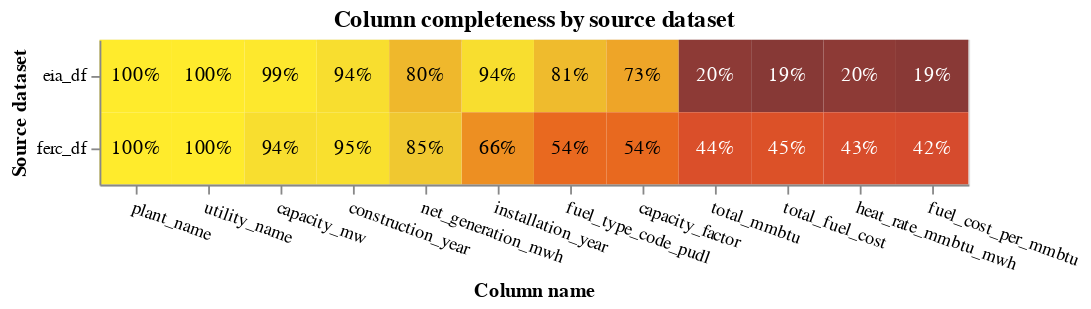

This figure's notebook cell:
### Markdown cell above
# Data Exploration

### Code cell
linker.completeness_chart(cols=matching_cols)

### Figure 1 — Vega-Lite specification as saved in the notebook (floating-point values rounded to 4 significant figures)
{"config": {"view": {"continuousWidth": 400, "continuousHeight": 300}}, "layer": [{"mark": "rect", "encoding": {"color": {"field": "completeness", "legend": null, "scale": {"scheme": "darkred", "zero": true}, "type": "quantitative"}, "tooltip": [{"field": "source_dataset", "title": "Source dataset", "type": "nominal"}, {"field": "total_rows_inc_nulls", "format": ",", "title": "# of records", "type": "quantitative"}, {"field": "column_name", "title": "Column name", "type": "nominal"}, {"field": "total_null_rows", "format": ",", "title": "# of nulls", "type": "quantitative"}, {"field": "completeness", "format": ".1%", "type": "quantitative"}], "x": {"axis": {"labelAngle": 20}, "field": "column_name", "sort": {"field": "mean_comp", "order": "descending"}, "title": "Column name", "type": "nominal"}, "y": {"field": "source_dataset", "title": "Source dataset", "type": "nominal"}}, "title": "Column completeness by source dataset", "transform": [{"joinaggregate": [{"op": "mean", "field": "completeness", "as": "mean_comp"}], "groupby": ["column_name"]}]}, {"mark": {"type": "text"}, "encoding": {"color": {"condition": {"test": "datum['completeness'] < 0.5", "value": "white"}, "value": "black"}, "text": {"field": "completeness", "format": ".0%", "type": "quantitative"}, "x": {"axis": {"labelAngle": 0}, "field": "column_name", "sort": {"field": "mean_comp", "order": "descending"}, "type": "nominal"}, "y": {"field": "source_dataset", "type": "nominal"}}, "transform": [{"joinaggregate": [{"op": "mean", "field": "completeness", "as": "mean_comp"}], "groupby": ["column_name"]}]}], "data": {"name": "data-f4b5aec2982b0faa21d93d01d1fb32e2"}, "height": {"step": 40}, "width": {"step": 40}, "$schema": "https://vega.github.io/schema/vega-lite/v5.9.3.json", "datasets": {"data-f4b5aec2982b0faa21d93d01d1fb32e2": [{"source_dataset": "eia_df", "column_name": "plant_name", "total_null_rows": 0, "total_rows_inc_nulls": 1007000, "completeness": 1.0}, {"source_dataset": "ferc_df", "column_name": "plant_name", "total_null_rows": 0, "total_rows_inc_nulls": 40280, "completeness": 1.0}, {"source_dataset": "eia_df", "column_name": "utility_name", "total_null_rows": 0, "total_rows_inc_nulls": 1007000, "completeness": 1.0}, {"source_dataset": "ferc_df", "column_name": "utility_name", "total_null_rows": 0, "total_rows_inc_nulls": 40280, "completeness": 1.0}, {"source_dataset": "eia_df", "column_name": "fuel_type_code_pudl", "total_null_rows": 193016, "total_rows_inc_nulls": 1007000, "completeness": 0.8083}, {"source_dataset": "ferc_df", "column_name": "fuel_type_code_pudl", "total_null_rows": 18609, "total_rows_inc_nulls": 40280, "completeness": 0.538}, {"source_dataset": "eia_df", "column_name": "installation_year", "total_null_rows": 56749, "total_rows_inc_nulls": 1007000, "completeness": 0.9436}, {"source_dataset": "ferc_df", "column_name": "installation_year", "total_null_rows": 13830, "total_rows_inc_nulls": 40280, "completeness": 0.6567}, {"source_dataset": "eia_df", "column_name": "construction_year", "total_null_rows": 56749, "total_rows_inc_nulls": 1007000, "completeness": 0.9436}, {"source_dataset": "ferc_df", "column_name": "construction_year", "total_null_rows": 1968, "total_rows_inc_nulls": 40280, "completeness": 0.9511}, {"source_dataset": "eia_df", "column_name": "capacity_mw", "total_null_rows": 14160, "total_rows_inc_nulls": 1007000, "completeness": 0.9859}, {"source_dataset": "ferc_df", "column_name": "capacity_mw", "total_null_rows": 2276, "total_rows_inc_nulls": 40280, "completeness": 0.9435}, {"source_dataset": "eia_df", "column_name": "net_generation_mwh", "total_null_rows": 204860, "total_rows_inc_nulls": 1007000, "completeness": 0.7966}, {"source_dataset": "ferc_df", "column_name": "net_generation_mwh", "total_null_rows": 5903, "total_rows_inc_nulls": 40280, "completeness": 0.8535}, {"source_dataset": "eia_df", "column_name": "capacity_factor", "total_null_rows": 272467, "total_rows_inc_nulls": 1007000, "completeness": 0.7294}, {"source_dataset": "ferc_df", "column_name": "capacity_factor", "total_null_rows": 18715, "total_rows_inc_nulls": 40280, "completeness": 0.5354}, {"source_dataset": "eia_df", "column_name": "total_mmbtu", "total_null_rows": 801973, "total_rows_inc_nulls": 1007000, "completeness": 0.2036}, {"source_dataset": "ferc_df", "column_name": "total_mmbtu", "total_null_rows": 22647, "total_rows_inc_nulls": 40280, "completeness": 0.4378}, {"source_dataset": "eia_df", "column_name": "total_fuel_cost", "total_null_rows": 817116, "total_rows_inc_nulls": 1007000, "completeness": 0.1886}, {"source_dataset": "ferc_df", "column_name": "total_fuel_cost", "total_null_rows": 22159, "total_rows_inc_nulls": 40280, "completeness": 0.4499}, {"source_dataset": "eia_df", "column_name": "heat_rate_mmbtu_mwh", "total_null_rows": 801316, "total_rows_inc_nulls": 1007000, "completeness": 0.2043}, {"source_dataset": "ferc_df", "column_name": "heat_rate_mmbtu_mwh", "total_null_rows": 22957, "total_rows_inc_nulls": 40280, "completeness": 0.4301}, {"source_dataset": "eia_df", "column_name": "fuel_cost_per_mmbtu", "total_null_rows": 811564, "total_rows_inc_nulls": 1007000, "completeness": 0.1941}, {"source_dataset": "ferc_df", "column_name": "fuel_cost_per_mmbtu", "total_null_rows": 23229, "total_rows_inc_nulls": 40280, "completeness": 0.4233}]}}
